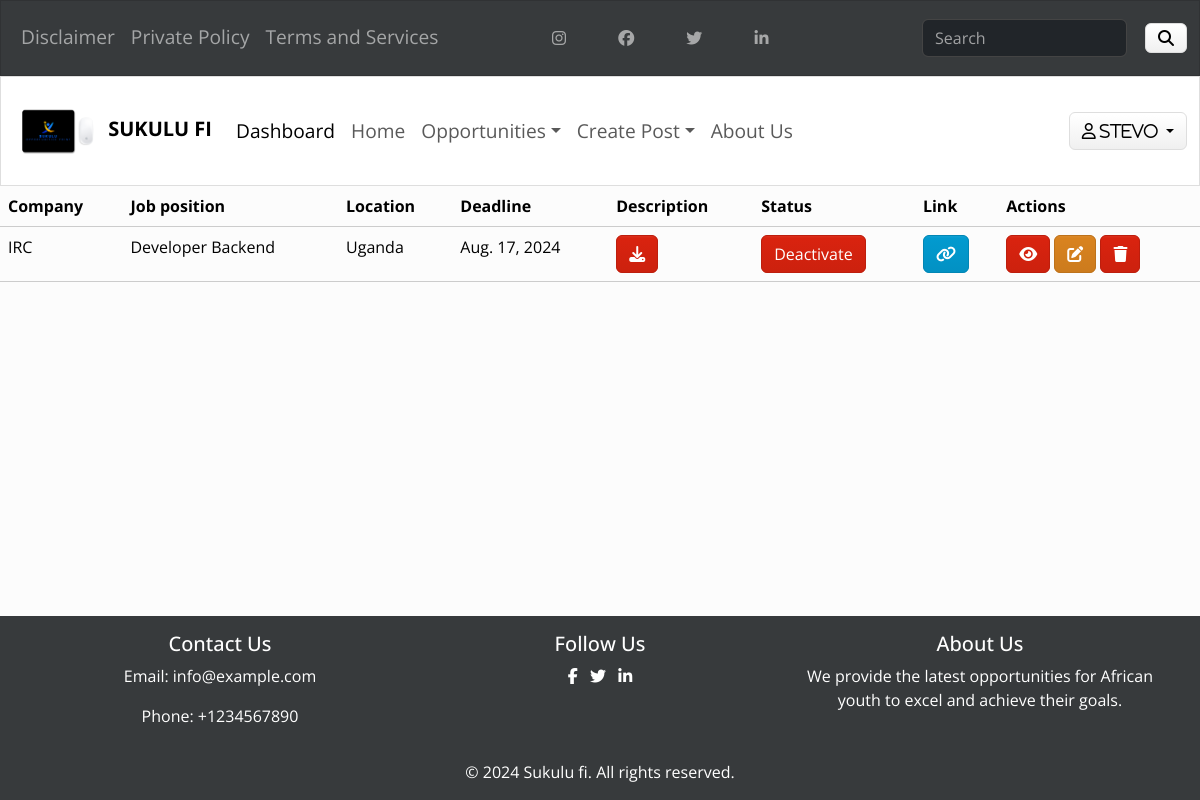
The page /employer/E-dashboard (signed in) on the database as committed earlier.
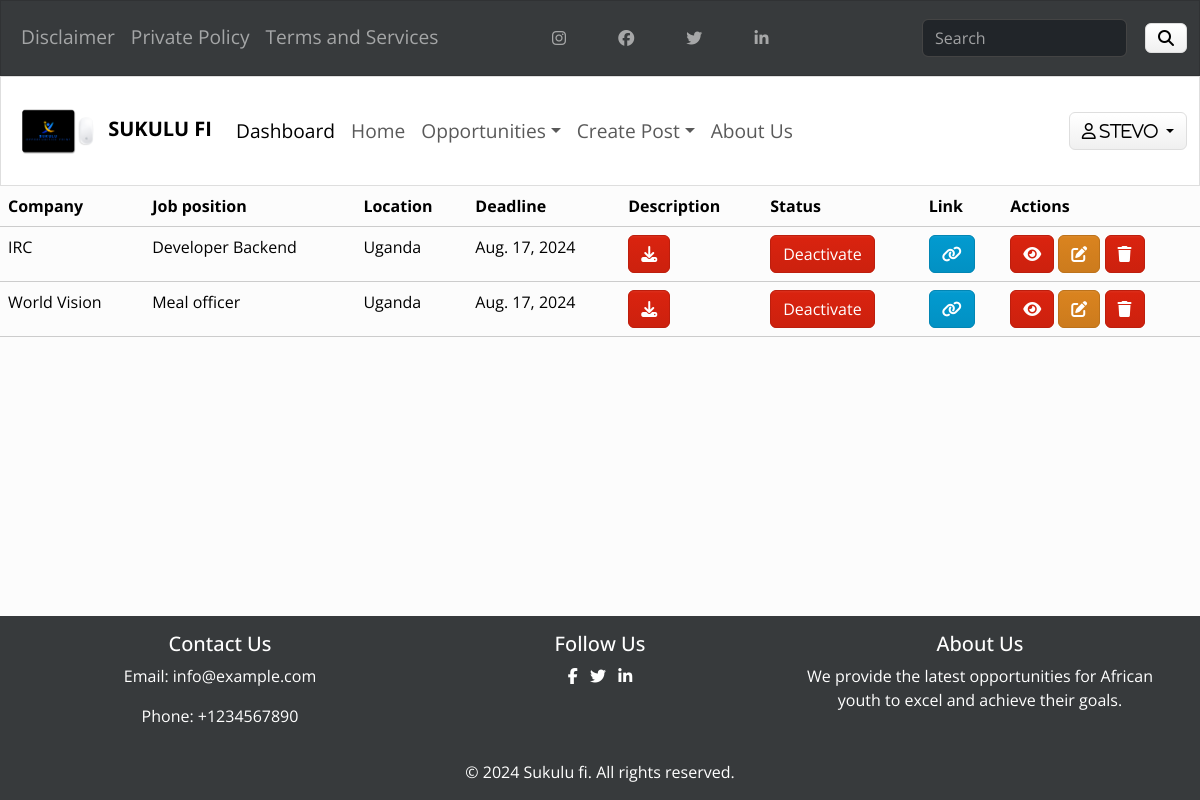
The same page on the database as committed later.
### jobs/models.py (models this page shows, shortened)
class Jobs(models.Model):
    company = models.CharField(max_length=100)
    logo = models.ImageField(upload_to='images/', default='images/default.jpg', validators=[validate_image_extension])
    title = models.CharField(max_length=200)
    description = RichTextField(blank=True, null=True)
    location = models.CharField(max_length=100)
    deadline = models.DateField()
    description_file = models.FileField(upload_to='uploads', blank=True, null=True)
    link = models.URLField(blank=True, null=True)
    status = models.CharField(max_length=10, choices=STATUS_CHOICES, default='active')
    created_by = models.ForeignKey(CustomUser, on_delete=models.CASCADE, default=True)

### employer/views.py (the view)
# urls.py: path('E-dashboard', views.dashboard, name='E-dashboard')
@login_required()
def dashboard(request):
    jobs_list = Jobs.objects.filter(created_by=request.user)
    context={
        'jobs_list': jobs_list
    }
    return render(request, 'employ/E-dashboard.html', context)

### employer/templates/employ/E-dashboard.html (shortened to what this page needs)
{% extends "employ/main.html" %}
{% block content %}
<table class="table table-hover">
    <thead>
      <tr>
        <th scope="col">Company</th>
        <th scope="col">Job position</th>
        <th scope="col">Location</th>
        <th scope="col">Deadline</th>
        <th scope="col">Description</th>
        <th scope="col">Status</th>
        <th scope="col">Link</th>
        <th scope="col">Actions</th>
      </tr>
    </thead>
    <tbody>
      {% for job in jobs_list %}
      <tr>
        <td>{{ job.company }}</td>
        <td>{{ job.title }}</td>
        <td>{{ job.location }}</td>
        <td>{{ job.deadline }}</td>
        <td>
            {% if job.description_file %}
            <a href="{% url 'downloads' job.id %}" class="btn btn-primary ml-3">
                <i class="fa-solid fa-download"></i>
            </a>
            {% endif %}
        </td>
        <td>
            <a href="{% url 'job-status' job.id %}">
                {% if job.status == 'active' %}
                <button class="btn btn-primary ml-3">
                    Deactivate
                </button>
                {% else %}
                <button class="btn btn-success ml-3">
                    activate
                </button>
                {% endif %}
            </a>
        </td>
        <td>
            <a href="{{ job.link }}" class="btn btn-info">
                <i class="fa-solid fa-link"></i>
            </a>
        </td>
        <td>
           <a href="{% url 'view-post' job.id %}" class="btn btn-primary" data-bs-toggle="modal" data-bs-target="#viewmodal{{ job.id }}">
              <i class="fa-solid fa-eye"></i>
          </a>
            <a href="{% url 'edit' job.id %}" class="btn btn-warning ml-3">
                <i class="fa-solid fa-pen-to-square"></i>
            </a>
            <a href="#" class="btn btn-primary" data-bs-toggle="modal" data-bs-target="#mymodal{{ job.id }}">
                <i class="fa-solid fa-trash"></i>
            </a>
        </td>
      </tr>
      {% endfor %}
    </tbody>
  </table>
{% endblock %}

Rows that differ between the two databases and show on the page:
added Jobs: company "World Vision", title "Meal officer", location "Uganda", deadline "Aug. 17, 2024", status "Deactivate"
